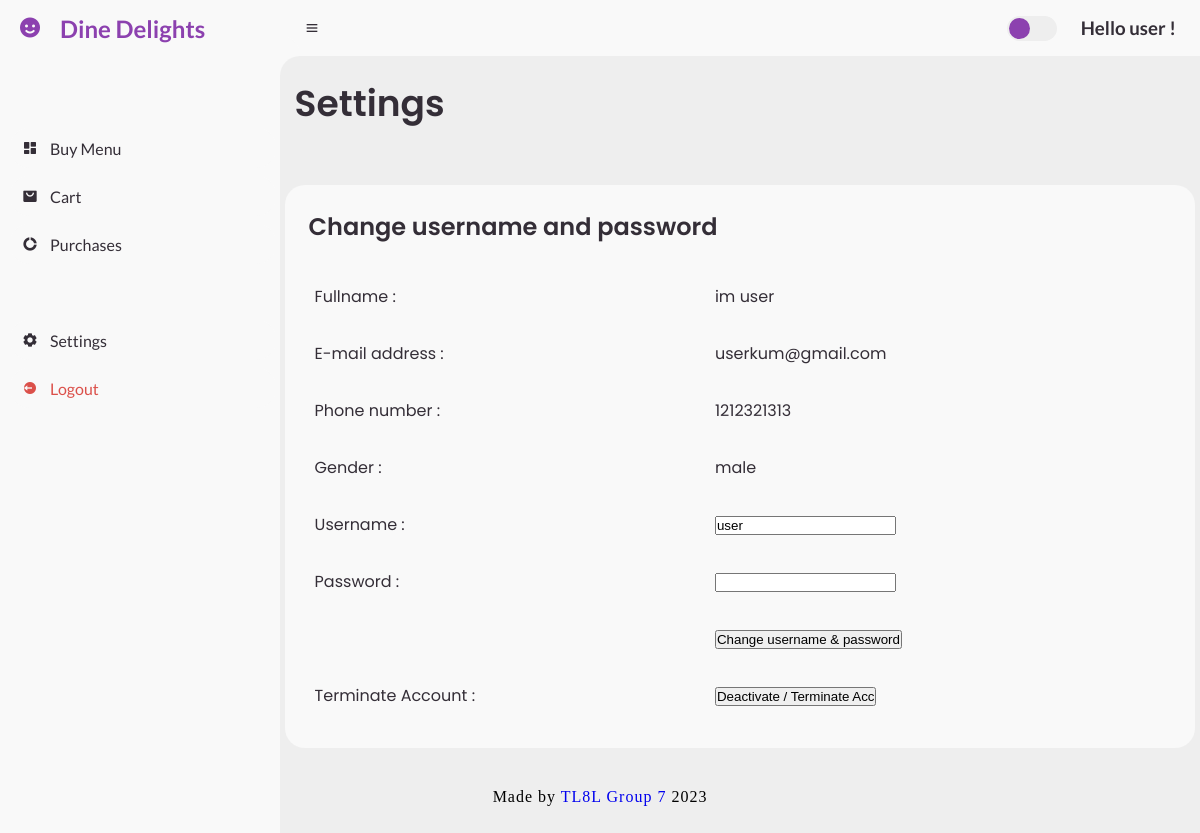
Screenshot of /customer_settings (signed in) with the database file from the repository.
### restaurant/models.py (models this page shows, shortened)
class User(UserMixin, db.Model):
    __tablename__ = 'users'
    id = db.Column(db.Integer, primary_key =True)
    fullname = db.Column(db.String(60), nullable=False)
    username = db.Column(db.String(60), nullable=False)
    password = db.Column(db.String(60), nullable=False)
    email = db.Column(db.String(60), nullable=False)
    phonenum = db.Column(db.Integer)
    gender = db.Column(db.String(10))
    role = db.Column(db.String(100))
    transactions = db.relationship('Transactions', backref = 'users', uselist = False)

### restaurant/customer.py (the view)
@customer.route("/customer_settings")
def customer_settings():
    currentusername = session['username']
    id = session['user_id']
    user = User.query.filter_by(id=id).first()
    fullname = user.fullname
    email = user.email
    phonenum = user.phonenum
    gender = user.gender
    role = user.role
    return render_template("customer_settings.html",currentusername = session['username'], currentuserid = session['user_id'], email = email, fullname=fullname, phonenum=phonenum,gender=gender)

### restaurant/templates/customer_settings.html (shortened to what this page needs)
{% extends "customer_base.html" %}
{% block content %}
<main>
    <div class="head-title">
      <div class="left">
        <h1>Settings</h1>
      </div>
    </div>
    <div class="table-data">
      <div class="order">
        <div class="head">
          <h3>Change username and password</h3>
        </div>
        <form action="/change_settings/{{currentuserid}}" method="POST">
        <table>
          <tbody>
            <tr>
              <td>
                <p>Fullname :</p>
              </td>
              <td>{{fullname}}</td>
            </tr>
            <tr>
              <td>
                <p>E-mail address :</p>
              </td>
              <td>{{email}}</td>
            </tr>
            <tr>
              <td>
                <p>Phone number :</p>
              </td>
              <td>{{phonenum}}</td>
            </tr>
            <tr>
              <td>
                <p>Gender :</p>
              </td>
              <td>{{gender}}</td>
            </tr>
            <tr>
            <tr>
              <td>
                <p>Username :</p>
              </td>
              <td><input type="text" id="username" name="username" value = "{{currentusername}}"></td>
            </tr>
            <tr>
              <td>
                <p>Password :</p>
              </td>
              <td><input type="password" id="password" name="password"></td>
            </tr>
            <tr>
                <td>
                </td>
                <td><button type="submit" name="action" value="change_credentials">Change username & password</button></td>
            </tr>
            <tr>
              <td>
                <p>Terminate Account :</p>
              </td>
              <td><button type="submit" name="action" value="terminate_account">Deactivate / Terminate Acc</button></td>
            </tr>
          </tbody>
        </table>
        </form>
      </div>
    </div>
  </main>
</section>
{% endblock content %}

### restaurant/templates/_navigation.html (shortened to what this page needs)
<nav>
    <i class="bx bx-menu"></i>
    <form action="#">
    </form>
    <label for="switch-mode" class="switch-mode"></label>
    <a href="#" class="profile">
      <h3>Hello {{ session['username'] }} !</h3>
    </a>
  </nav>

### restaurant/static/main_page_customer.css (style rules this page uses)
* { margin: 0; padding: 0; box-sizing: border-box; }
a { text-decoration: none; }
:root { --poppins: 'Poppins', sans-serif; --lato: 'Lato', sans-serif; --light: #f9f9f9; --blue: #8c41af; --light-blue: #cfe8ff; --grey: #eee; --dark-grey: #aaaaaa; --dark: #342e37; --red: #db504a; --yellow: #ffce26; --light-yellow: #fff2c6; --orange: #fd7238; --light-orange: #ffe0d3; }
html { overflow-x: hidden; }
body { background: var(--grey); overflow-x: hidden; }
#content nav { height: 56px; background: var(--light); padding: 0 24px; display: flex; align-items: center; grid-gap: 24px; font-family: var(--lato); position: sticky; top: 0; left: 0; z-index: 1000; }
#content nav::before { content: ''; position: absolute; width: 40px; height: 40px; bottom: -40px; left: 0; border-radius: 50%; box-shadow: -20px -20px 0 var(--light); }
#content nav a { color: var(--dark); }
#content nav .bx.bx-menu { cursor: pointer; color: var(--dark); }
#content nav form, .head-title { max-width: 400px; width: 100%; margin-right: auto; }
#content nav form, .head-title .form-input { display: flex; align-items: center; height: 36px; }
#content nav form, .head-title .form-input input { flex-grow: 1; padding: 0 16px; height: 100%; border: none; border-radius: 36px 0 0 36px; outline: none; width: 100%; color: var(--dark); }
#content nav .switch-mode { display: block; min-width: 50px; height: 25px; border-radius: 25px; background: var(--grey); cursor: pointer; position: relative; }
#content nav .switch-mode::before { content: ''; position: absolute; top: 2px; left: 2px; bottom: 2px; width: calc(25px - 4px); background: var(--blue); border-radius: 50%; transition: all 0.3s ease; }
#content main { width: 100%; padding: 0px 0.5%; font-family: var(--poppins); max-height: calc(100vh - 56px); overflow-y: auto; }
#content main .head-title { display: flex; align-items: center; justify-content: space-between; grid-gap: 16px; flex-wrap: wrap; max-width: 1200px; padding: 20px; display: flex; flex-wrap: wrap; justify-content: space-between; margin: 0px -10px; }
#content main .head-title .left h1 { font-size: 36px; font-weight: 600; margin-bottom: 10px; color: var(--dark); }
#content main .table-data { display: flex; flex-wrap: wrap; grid-gap: 24px; margin-top: 24px; width: 100%; color: var(--dark); }
#content main .table-data > div { border-radius: 20px; background: var(--light); padding: 24px; overflow-x: auto; }
#content main .table-data .head { display: flex; align-items: center; grid-gap: 16px; margin-bottom: 24px; }
#content main .table-data .head h3 { margin-right: auto; font-size: 24px; font-weight: 600; }
#content main .table-data .order { flex-grow: 1; flex-basis: 500px; }
#content main .table-data .order table { width: 100%; border-collapse: collapse; }
#content main .table-data .order table td { padding: 16px 0; }
#content main .table-data .order table tr td:first-child { display: flex; align-items: center; grid-gap: 12px; padding-left: 6px; }

### rows the page displays
User: username "user", fullname "im user", email "userkum@gmail.com", phonenum "1212321313", gender "male"
